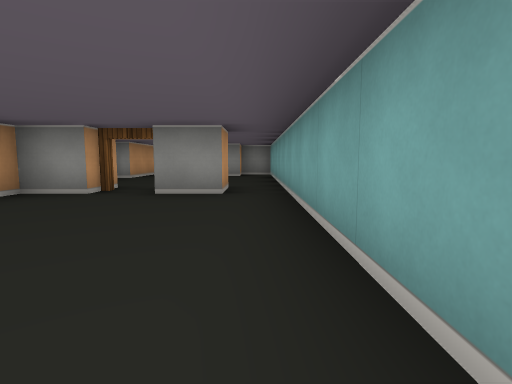
view 1 (above)

16 first-person views from a walk through a cub3D ray-caster map. The camera is about half as high as the walls, tilts 6° down and sees 80° across. The floor is counted in squares. Each view is taken from the middle of a square. On the plan, view 1 faces up. The plan holds only what a view shows up to about 9 squares ahead; the rest is blank.

view 2
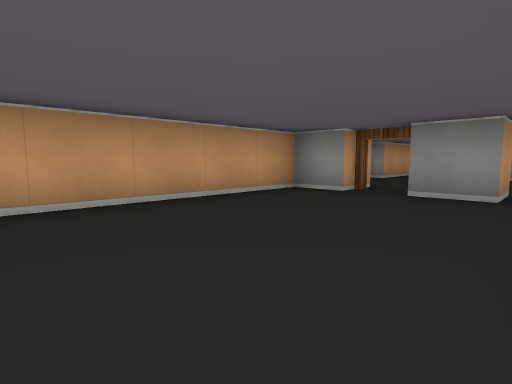

view 3
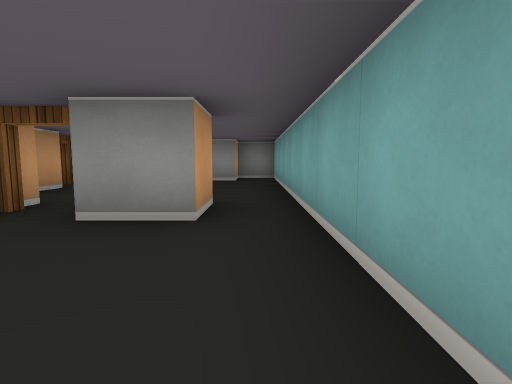

view 4
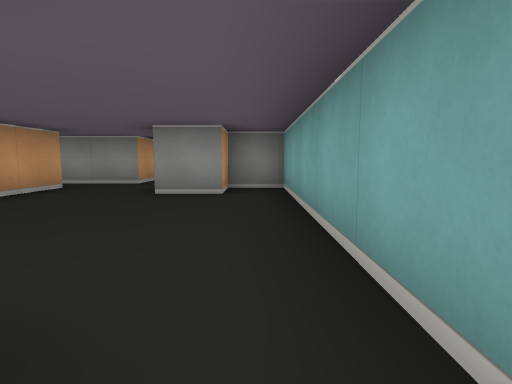

view 5
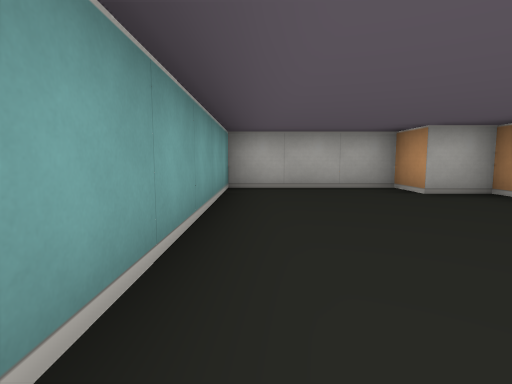

view 6
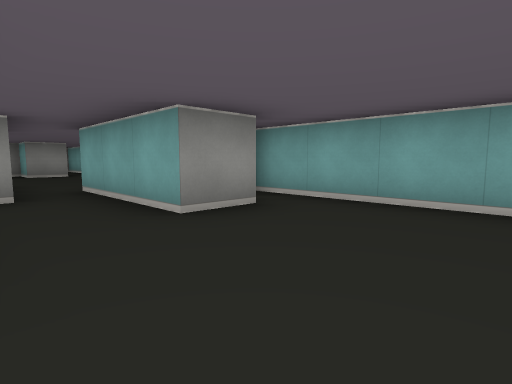

view 7
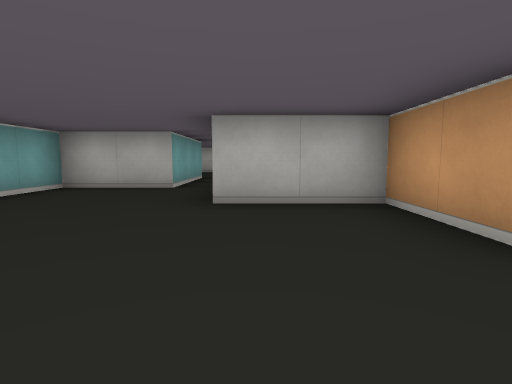

view 8
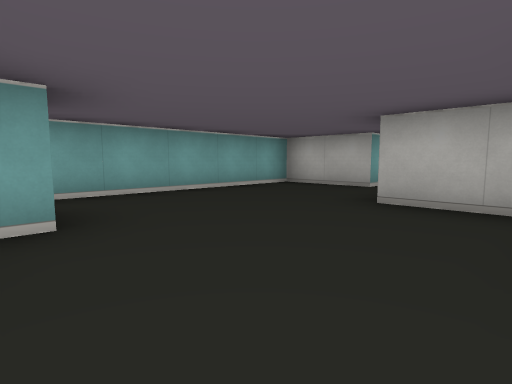

view 9
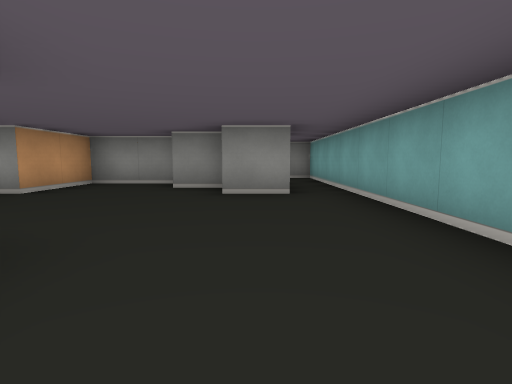

view 10
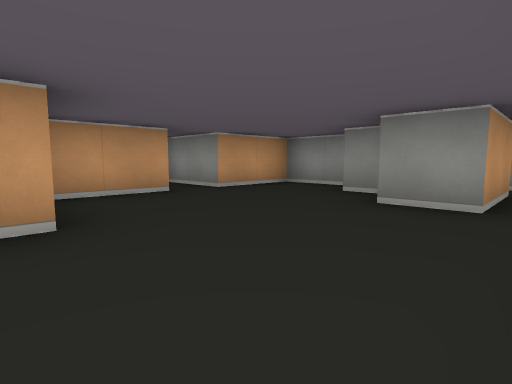

view 11
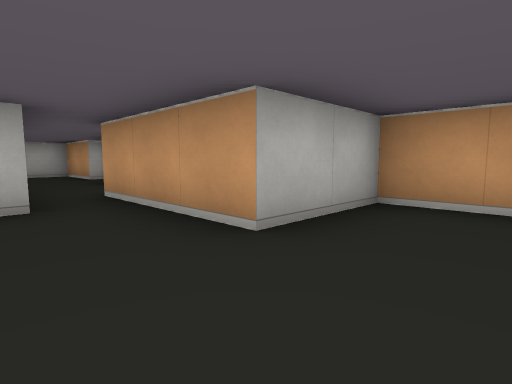

view 12
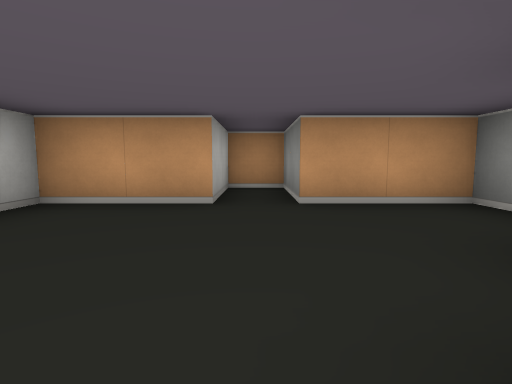

view 13
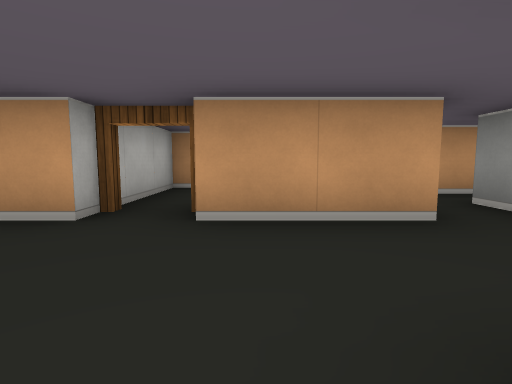

view 14
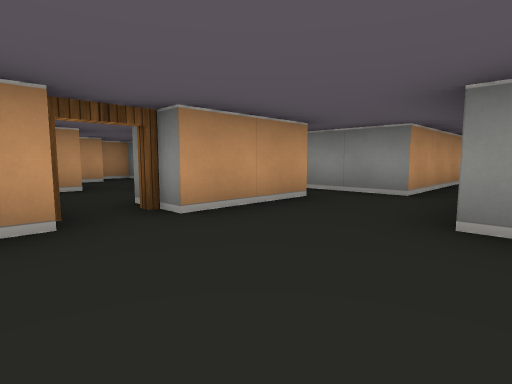

view 15
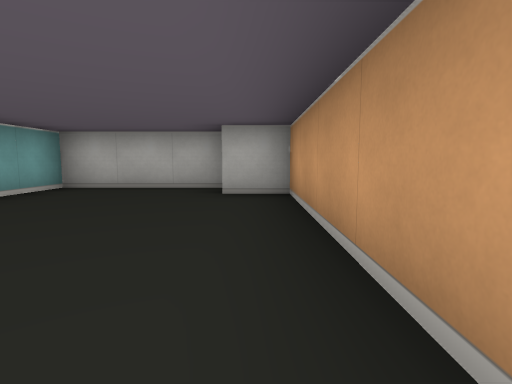

view 16
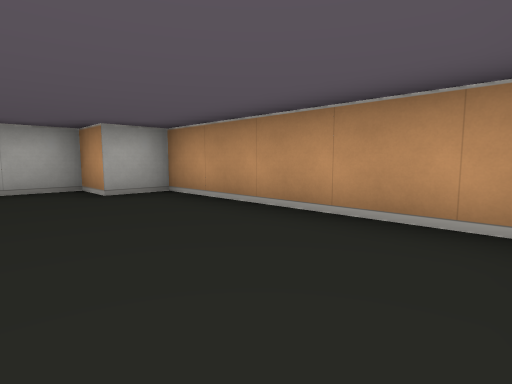

### Floor plan
Points are (right, up) in squares from view 1. A wall is a line through its corners. A room is listed if a view was taken in it or the views show most of it. See-through windows are left out.
Room 1 (views 1, 2, 3, 5, 15, 16)
walls: (-0.5, 4.5) (-1.5, 4.5); (-2.5, 4.5) (-3.5, 4.5) (-3.5, -0.5) (-2.5, -0.5) (-2.5, -1.5) (0.5, -1.5) (0.5, 4.5)
ways out: opening at (0, 5) to room 2; open door at (-2, 5) to room 2
Room 2 (views 4, 6, 13, 14)
walls: (-3.5, 7.5) (-3.5, 5.5) (-2.5, 5.5); (-0.5, 5.5) (-0.5, 4.5); (-3.5, 10.6) (-3.5, 8.5); (0.5, 4.5) (0.5, 10.5) (-0.5, 10.5) (-0.5, 9.5) (-1.5, 9.5) (-1.5, 10.5)
ways out: opening at (0, 5) to room 1; open door at (-2, 5) to room 1; opening at (-2.5, 10) to room 4; open door at (-4, 8)
Room 3 (views 7, 8, 9, 10, 11, 12)
walls: (-2.8, 19.5) (-4.5, 19.5) (-4.5, 17.5) (-6.5, 17.5) (-6.5, 16.5) (-4.5, 16.5) (-4.5, 14.5) (-2.5, 14.5) (-2.5, 11.5); (-0.5, 19.5) (-0.5, 17.5) (-1.5, 17.5) (-1.5, 18.5) (-2.5, 18.5); (-1.5, 11.5) (-1.5, 12.5) (0.5, 12.5) (0.5, 19.5)
ways out: opening at (-2, 12) to room 4; opening at (0, 18.5)
Room 4 (no view inside)
walls: (-2.5, 11.5) (-4.5, 11.5); (-1.5, 10.5) (-1.5, 11.5)
ways out: opening at (-2.5, 10) to room 2; opening at (-2, 12) to room 3; opening at (-4, 11)

Where each view was taken, in squares from view 1:
view 1: 0 up, 0 right, facing up
view 2: 0 up, 0 right, facing up-left
view 3: 2 up, 0 right, facing up
view 4: 5 up, 0 right, facing up
view 5: 4 up, 0 right, facing down
view 6: 7 up, 3 left, facing up-right
view 7: 18 up, 3 left, facing down
view 8: 18 up, 4 left, facing down-right
view 9: 13 up, 1 left, facing up
view 10: 14 up, 0 right, facing up-left
view 11: 16 up, 1 left, facing down-left
view 12: 17 up, 1 left, facing left
view 13: 9 up, 1 left, facing left
view 14: 7 up, 1 left, facing up-left
view 15: 4 up, 3 left, facing down
view 16: 4 up, 1 left, facing down-left
